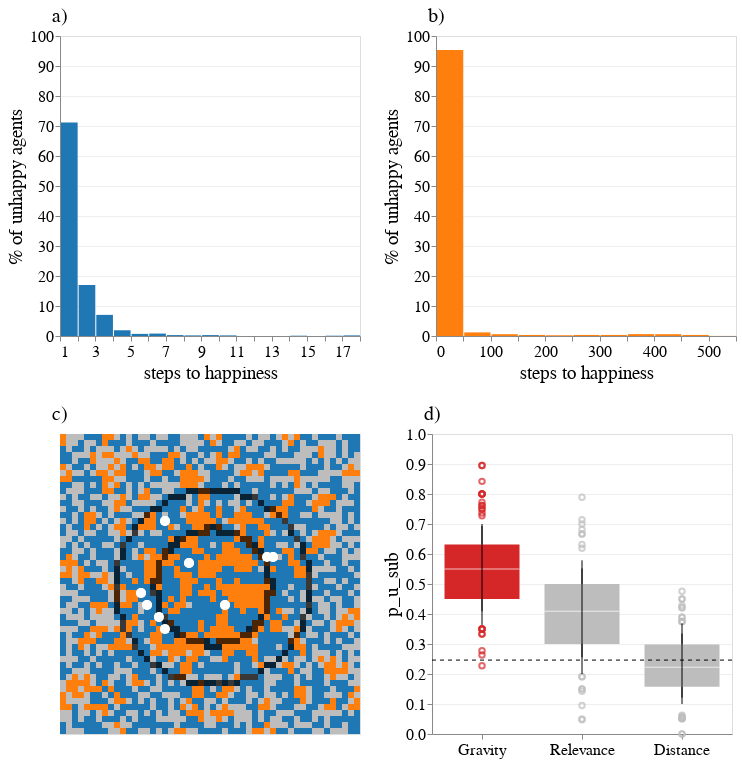

Here is the notebook cell this chart was saved with:
### Code cell
alt.vconcat(
    
    alt.hconcat(a+grav_maj, b+grav_min ).resolve_scale(
    color='independent') &
    
    alt.hconcat(c+alt.layer(
    map_treshold,
    outer+inner,
        dots
).resolve_scale(color='independent') , d+boxes + error_bars + line ).resolve_scale(
    color='independent') 
    
).resolve_scale(
    color='independent').configure_axis(
    gridOpacity=0.5,titleFontWeight="normal", labelFontSize =16, titleFontSize=19, labelAngle=0
    
    )

### Figure 1 — Vega-Lite specification as saved in the notebook (floating-point values rounded to 4 significant figures; data arrays with more than 128 entries replaced by an {"elided": "..."} marker saying what was removed)
{"config": {"view": {"continuousWidth": 300, "continuousHeight": 300}, "axis": {"gridOpacity": 0.5, "labelAngle": 0, "labelFontSize": 16, "titleFontSize": 19, "titleFontWeight": "normal"}}, "vconcat": [{"vconcat": [{"hconcat": [{"layer": [{"data": {"values": [{"x": "A"}]}, "mark": {"type": "text", "dx": 0, "dy": 0, "size": 20, "text": "a)", "x": 0, "y": -20}}, {"data": {"name": "data-e3a0d377eb0aea6c6fe5c870f8980466"}, "mark": {"type": "bar", "color": "#1f77b4"}, "encoding": {"x": {"axis": {"format": "0"}, "bin": {"maxbins": 17}, "field": "Step", "title": "steps to happiness", "type": "quantitative"}, "y": {"aggregate": "sum", "field": "pct", "scale": {"domain": [0, 100]}, "title": "% of unhappy agents", "type": "quantitative"}}, "transform": [{"joinaggregate": [{"op": "count", "field": "*", "as": "total"}]}, {"calculate": "100/ datum.total", "as": "pct"}]}]}, {"layer": [{"data": {"values": [{"x": "A"}]}, "mark": {"type": "text", "dx": 0, "dy": 0, "size": 20, "text": "b)", "x": 0, "y": -20}}, {"data": {"name": "data-43f93b637dface4d3492185c52e27769"}, "mark": {"type": "bar", "color": "#ff7f0e"}, "encoding": {"x": {"bin": {"maxbins": 24}, "field": "Step", "title": "steps to happiness", "type": "quantitative"}, "y": {"aggregate": "sum", "field": "pct", "scale": {"domain": [0, 100]}, "title": "% of unhappy agents", "type": "quantitative"}}, "transform": [{"joinaggregate": [{"op": "count", "field": "*", "as": "total"}]}, {"calculate": "100 / datum.total", "as": "pct"}]}]}], "resolve": {"scale": {"color": "independent"}}}, {"hconcat": [{"layer": [{"data": {"values": [{"x": "A"}]}, "mark": {"type": "text", "dx": 0, "dy": 0, "size": 20, "text": "c)", "x": 0, "y": -20}}, {"layer": [{"layer": [{"data": {"name": "data-53807c036644d24eb9641beb4413e1c2"}, "mark": {"type": "rect"}, "encoding": {"color": {"field": "z", "legend": null, "scale": {"domain": [0, 1, 2], "range": ["#bdbdbd", " #ff7f0e", "#1f77b4"]}, "type": "quantitative"}, "x": {"axis": null, "field": "x", "type": "ordinal"}, "y": {"axis": null, "field": "y", "type": "ordinal"}}}, {"data": {"name": "data-0f2f53711715c990355a8ab9893ac630"}, "mark": {"type": "circle", "color": "white", "opacity": 1, "size": 100}, "encoding": {"x": {"axis": null, "field": "x", "scale": {"domain": [0, 50]}, "type": "quantitative"}, "y": {"axis": null, "field": "y", "scale": {"domain": [0, 50]}, "type": "quantitative"}}}]}, {"layer": [{"data": {"name": "data-a9c968dae758f875e021df759b357a93"}, "mark": {"type": "rect"}, "encoding": {"color": {"field": "z", "legend": null, "scale": {"domain": [0, 1], "range": ["white", "black"]}, "type": "quantitative"}, "opacity": {"field": "z", "legend": null, "scale": {"domain": [0, 1], "range": [0, 0.7]}, "type": "quantitative"}, "x": {"axis": null, "field": "x", "type": "ordinal"}, "y": {"axis": null, "field": "y", "type": "ordinal"}}}, {"data": {"name": "data-d1b30d8c8db193eb6bdfe899be52c865"}, "mark": {"type": "rect"}, "encoding": {"color": {"field": "z", "legend": null, "scale": {"domain": [0, 1], "range": ["white", "black"]}, "type": "quantitative"}, "opacity": {"field": "z", "legend": null, "scale": {"domain": [0, 1], "range": [0, 0.7]}, "type": "quantitative"}, "x": {"axis": null, "field": "x", "type": "ordinal"}, "y": {"axis": null, "field": "y", "type": "ordinal"}}}]}, {"data": {"name": "data-0f2f53711715c990355a8ab9893ac630"}, "mark": {"type": "circle", "color": "white", "opacity": 1, "size": 100}, "encoding": {"x": {"axis": null, "field": "x", "scale": {"domain": [0, 50]}, "type": "quantitative"}, "y": {"axis": null, "field": "y", "scale": {"domain": [0, 50]}, "type": "quantitative"}}}], "resolve": {"scale": {"color": "independent"}}}], "height": 300, "width": 300}, {"layer": [{"data": {"values": [{"x": "A"}]}, "mark": {"type": "text", "dx": 0, "dy": 0, "size": 20, "text": "d)", "x": 0, "y": -20}}, {"data": {"name": "data-160765373d6e94eac331a052a3b0127c"}, "mark": {"type": "boxplot", "extent": 0.5, "size": 75}, "encoding": {"color": {"condition": {"test": "(datum.model === 'Gravity')", "value": "#d62728"}, "value": "#bdbdbd"}, "x": {"axis": {"labelAngle": 0, "title": ""}, "field": "model", "sort": ["Gravity", "Relevance", "Distance"], "type": "nominal"}, "y": {"field": "p_u_sub", "scale": {"domain": [0, 1]}, "type": "quantitative"}}}, {"data": {"name": "data-4b83f4df930aadf79b8f31ec966e0d40"}, "mark": {"type": "rule"}, "encoding": {"x": {"field": "model", "sort": ["Gravity", "Relevance", "Distance"], "type": "nominal"}, "y": {"field": "min", "type": "quantitative"}, "y2": {"field": "max"}}}, {"data": {"name": "data-e6c0fa06c8a63349bacb79f094736fc4"}, "mark": {"type": "rule", "strokeDash": [4, 4]}, "encoding": {"y": {"field": "y", "type": "quantitative"}}}], "height": 300, "width": 300}], "resolve": {"scale": {"color": "independent"}}}]}], "resolve": {"scale": {"color": "independent"}}, "$schema": "https://vega.github.io/schema/vega-lite/v5.6.1.json", "datasets": {"data-e3a0d377eb0aea6c6fe5c870f8980466": {"elided": "994 records"}, "data-43f93b637dface4d3492185c52e27769": {"elided": "4006 records"}, "data-53807c036644d24eb9641beb4413e1c2": {"elided": "2500 records"}, "data-0f2f53711715c990355a8ab9893ac630": [{"Step": 9, "AgentID": 134, "type": 1, "pos": [13, 26], "happy": false, "segreg": 0.25, "jump": 4.472, "x": 13.5, "y": 23.5}, {"Step": 9, "AgentID": 295, "type": 1, "pos": [17, 14], "happy": false, "segreg": 0.1429, "jump": 1.0, "x": 17.5, "y": 35.5}, {"Step": 9, "AgentID": 297, "type": 1, "pos": [27, 28], "happy": false, "segreg": 0.25, "jump": 9.055, "x": 27.5, "y": 21.5}, {"Step": 9, "AgentID": 306, "type": 1, "pos": [14, 28], "happy": false, "segreg": 0.0, "jump": 1.414, "x": 14.5, "y": 21.5}, {"Step": 9, "AgentID": 756, "type": 1, "pos": [16, 30], "happy": false, "segreg": 0.1429, "jump": 5.385, "x": 16.5, "y": 19.5}, {"Step": 9, "AgentID": 1394, "type": 1, "pos": [35, 20], "happy": false, "segreg": 0.2857, "jump": 2.828, "x": 35.5, "y": 29.5}, {"Step": 9, "AgentID": 1571, "type": 1, "pos": [21, 21], "happy": false, "segreg": 0.0, "jump": 7.211, "x": 21.5, "y": 28.5}, {"Step": 9, "AgentID": 1580, "type": 1, "pos": [17, 32], "happy": true, "segreg": 0.375, "jump": 2.236, "x": 17.5, "y": 17.5}, {"Step": 9, "AgentID": 1696, "type": 1, "pos": [34, 20], "happy": true, "segreg": 0.375, "jump": 2.236, "x": 34.5, "y": 29.5}], "data-a9c968dae758f875e021df759b357a93": {"elided": "2500 records"}, "data-d1b30d8c8db193eb6bdfe899be52c865": {"elided": "2500 records"}, "data-160765373d6e94eac331a052a3b0127c": {"elided": "300 records"}, "data-4b83f4df930aadf79b8f31ec966e0d40": [{"index": 1, "model": "Gravity", "p_u_sub": 0.5513, "std": 0.1422, "min": 0.6935, "max": 0.4091}, {"index": 2, "model": "Relevance", "p_u_sub": 0.4037, "std": 0.1479, "min": 0.5516, "max": 0.2559}, {"index": 0, "model": "Distance", "p_u_sub": 0.2279, "std": 0.107, "min": 0.3349, "max": 0.1209}], "data-e6c0fa06c8a63349bacb79f094736fc4": [{"y": 0.2464}]}}
